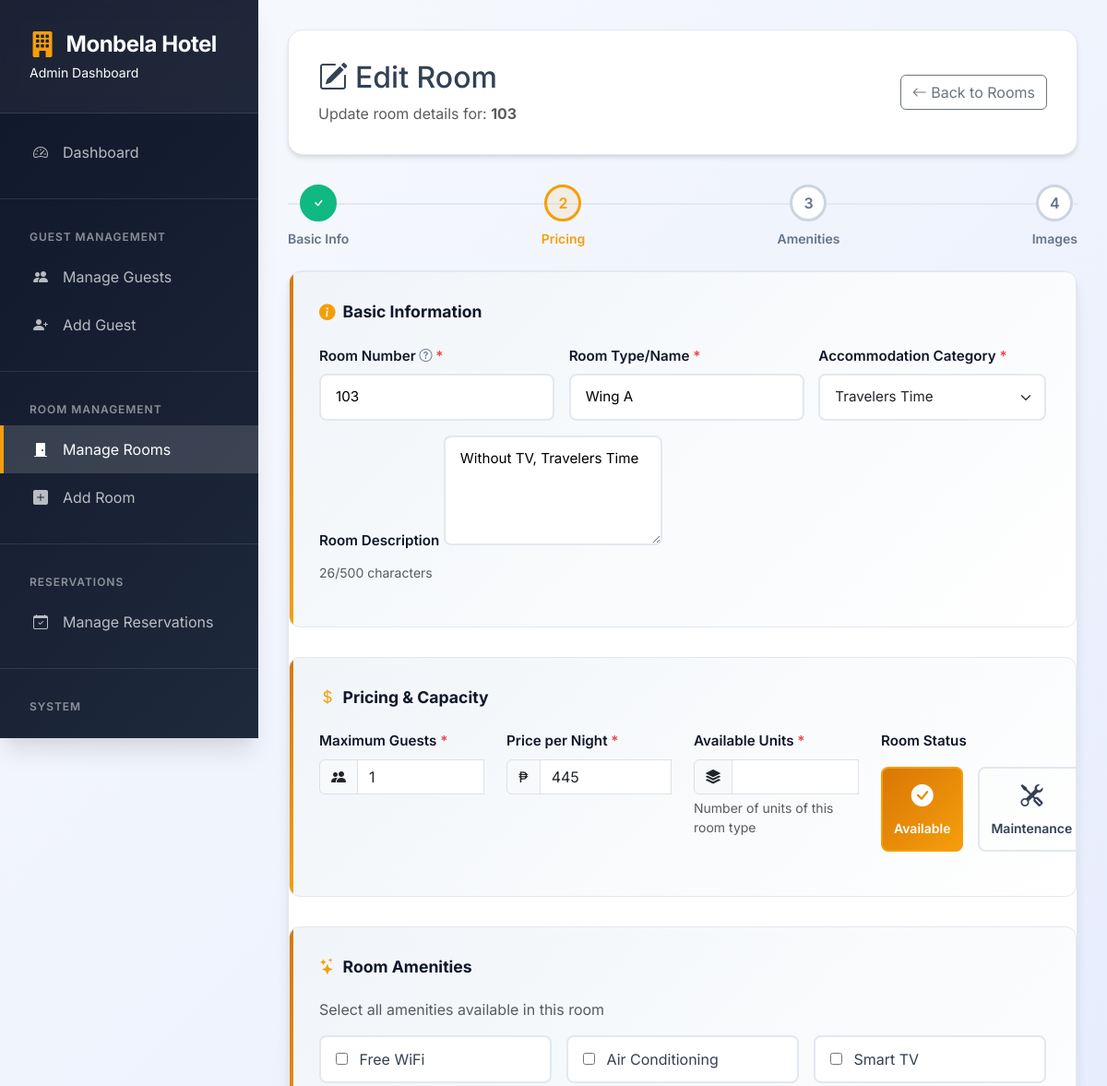
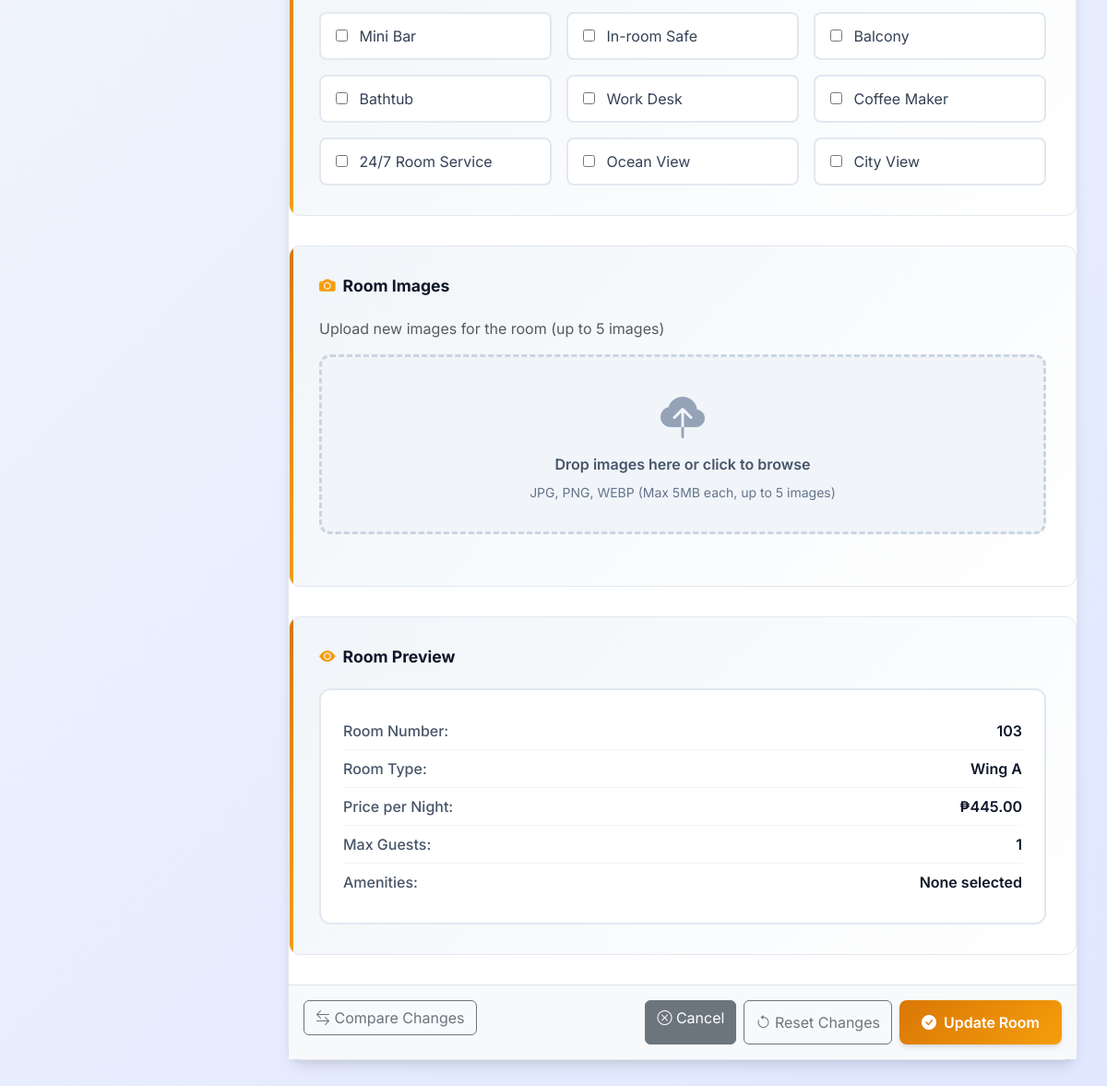
/admin/room/edit_room.php?id=13 (signed in), run on the app's committed database (2 pictures, top to bottom).
### tables this page shows
CREATE TABLE `tblroom` (
    `ROOMID` INT NOT NULL AUTO_INCREMENT,
    `ROOMNUM` INT NOT NULL,
    `ACCOMID` INT NOT NULL,
    `ROOM` VARCHAR(30) NOT NULL,
    `ROOMDESC` VARCHAR(255) NOT NULL DEFAULT '',
    `NUMPERSON` INT NOT NULL DEFAULT 1,
    `PRICE` DOUBLE NOT NULL DEFAULT 0,
    `ROOMIMAGE` VARCHAR(255) NOT NULL DEFAULT '',
    PRIMARY KEY (`ROOMID`),
    KEY `ACCOMID` (`ACCOMID`),
    CONSTRAINT `tblroom_ibfk_1` FOREIGN KEY (`ACCOMID`) 
        REFERENCES `tblaccomodation` (`ACCOMID`) 
        ON DELETE RESTRICT ON UPDATE CASCADE
);

CREATE TABLE `tblaccomodation` (
    `ACCOMID` INT NOT NULL AUTO_INCREMENT,
    `ACCOMODATION` VARCHAR(30) NOT NULL,
    `ACCOMDESC` VARCHAR(90) NOT NULL,
    PRIMARY KEY (`ACCOMID`)
);

### admin/room/edit_room.php (the view, shortened to what the rows shown need)
<?php
$roomModel = new Room();
$accommodations = $roomModel->getAllAccommodations();
$roomId = $_GET['id'] ?? null;
$room = $roomModel->getRoomById($roomId);
$errors = [];
?>
<!DOCTYPE html>
<html lang="en">
<head>
    <link href="https://cdn.jsdelivr.net/npm/bootstrap@5.3.2/dist/css/bootstrap.min.css" rel="stylesheet">
    <link rel="stylesheet" href="https://cdn.jsdelivr.net/npm/bootstrap-icons@1.11.1/font/bootstrap-icons.css">
</head>
<body>
    <main class="main-content">
        <div class="page-header">
            <div class="d-flex justify-content-between align-items-center">
                <div>
                    <h2><i class="bi bi-pencil-square me-2"></i>Edit Room</h2>
                    <p class="mb-0 text-muted">Update room details for: <strong><?= htmlspecialchars($room['ROOMNUM']) ?></strong></p>
                </div>
            </div>
        </div>
        <form action="" method="POST" enctype="multipart/form-data" id="editRoomForm" novalidate>
            <div class="card-premium">
                <div class="card-body p-0">
                    <div class="form-section">
                        <div class="row">
                            <div class="col-md-4 mb-3">
                                <label for="ROOMNUM" class="form-label-premium required-field">
                                    Room Number
                                    <i class="bi bi-question-circle tooltip-icon" data-bs-toggle="tooltip" data-bs-placement="top" title="Unique identifier for the room"></i>
                                </label>
                                <input type="text"
                                       class="form-control-premium <?= isset($errors['ROOMNUM']) ? 'is-invalid' : '' ?>"
                                       id="ROOMNUM"
                                       name="ROOMNUM"
                                       value="<?= htmlspecialchars($room['ROOMNUM'] ?? '') ?>"
                                       placeholder="e.g., 101, A-205"
                                       required>
                            </div>
                            <div class="col-md-4 mb-3">
                                <label for="ROOM" class="form-label-premium required-field">Room Type/Name</label>
                                <input type="text"
                                       class="form-control-premium <?= isset($errors['ROOM']) ? 'is-invalid' : '' ?>"
                                       id="ROOM"
                                       name="ROOM"
                                       value="<?= htmlspecialchars($room['ROOM'] ?? '') ?>"
                                       placeholder="e.g., Deluxe Suite"
                                       required>
                            </div>
                            <div class="col-md-4 mb-3">
                                <label for="ACCOMID" class="form-label-premium required-field">Accommodation Category</label>
                                <select class="form-select <?= isset($errors['ACCOMID']) ? 'is-invalid' : '' ?>"
                                        id="ACCOMID"
                                        name="ACCOMID"
                                        required>
                                    <?php foreach ($accommodations as $accom): ?>
                                        <option value="<?= $accom['ACCOMID'] ?>"
                                                <?= ($room['ACCOMID'] == $accom['ACCOMID']) ? 'selected' : '' ?>>
                                            <?= htmlspecialchars($accom['ACCOMODATION']) ?>
                                        </option>
                                    <?php endforeach; ?>
                                </select>
                            </div>
                        </div>
                        <div class="mb-3">
                            <label for="ROOMDESC" class="form-label-premium">Room Description</label>
                            <textarea class="form-control-premium"
                                      id="ROOMDESC"
                                      name="ROOMDESC"
                                      rows="4"
                                      placeholder="Describe the room's features, view, special amenities..."><?= htmlspecialchars($room['ROOMDESC'] ?? '') ?></textarea>
                            <div class="form-text">
                                <span id="descCharCount"><?= strlen($room['ROOMDESC'] ?? '') ?></span>/500 characters
                            </div>
                        </div>
                    </div>
                    <div class="form-section">
                        <div class="row">
                            <div class="col-md-3 mb-3">
                                <div class="input-group">
                                    <span class="input-group-text"><i class="bi bi-people-fill"></i></span>
                                    <input type="number"
                                           class="form-control <?= isset($errors['NUMPERSON']) ? 'is-invalid' : '' ?>"
                                           id="NUMPERSON"
                                           name="NUMPERSON"
                                           value="<?= htmlspecialchars($room['NUMPERSON'] ?? '') ?>"
                                           min="1"
                                           max="10"
                                           required>
                                </div>
                            </div>
                            <div class="col-md-3 mb-3">
                                <div class="input-group">
                                    <span class="input-group-text">₱</span>
                                    <input type="number"
                                           class="form-control <?= isset($errors['PRICE']) ? 'is-invalid' : '' ?>"
                                           id="PRICE"
                                           name="PRICE"
                                           value="<?= htmlspecialchars($room['PRICE'] ?? '') ?>"
                                           min="0"
                                           step="0.01"
                                           placeholder="0.00"
                                           required>
                                </div>
                            </div>
                        </div>
                    </div>
                    <div class="form-section">
                        <div class="room-preview" id="roomPreview">
                            <div class="preview-item">
                                <span class="preview-label">Room Number:</span>
                                <span class="preview-value" id="previewRoomNum"><?= htmlspecialchars($room['ROOMNUM'] ?? '-') ?></span>
                            </div>
                            <div class="preview-item">
                                <span class="preview-label">Room Type:</span>
                                <span class="preview-value" id="previewRoomType"><?= htmlspecialchars($room['ROOM'] ?? '-') ?></span>
                            </div>
                            <div class="preview-item">
                                <span class="preview-label">Price per Night:</span>
                                <span class="preview-value" id="previewPrice">₱<?= number_format($room['PRICE'] ?? 0, 2) ?></span>
                            </div>
                            <div class="preview-item">
                                <span class="preview-label">Max Guests:</span>
                                <span class="preview-value" id="previewCapacity"><?= htmlspecialchars($room['NUMPERSON'] ?? '-') ?></span>
                            </div>
                        </div>
                    </div>
                </div>
            </div>
        </form>
    </main>
</body>
</html>

### data on the page
tblroom: ROOMNUM "103", ROOM "Wing A", ACCOMID "Travelers Time", ROOMDESC "Without TV, Travelers Time", ROOMDESC "26", NUMPERSON "1", PRICE "445", PRICE "445.00"

### other printed values
$amenity "Free WiFi"
$amenity "Air Conditioning"
$amenity "Smart TV"
$amenity "Mini Bar"
$amenity "In-room Safe"
$amenity "Balcony"
$amenity "Bathtub"
$amenity "Work Desk"
$amenity "Coffee Maker"
$amenity "24/7 Room Service"
$amenity "Ocean View"
$amenity "City View"
